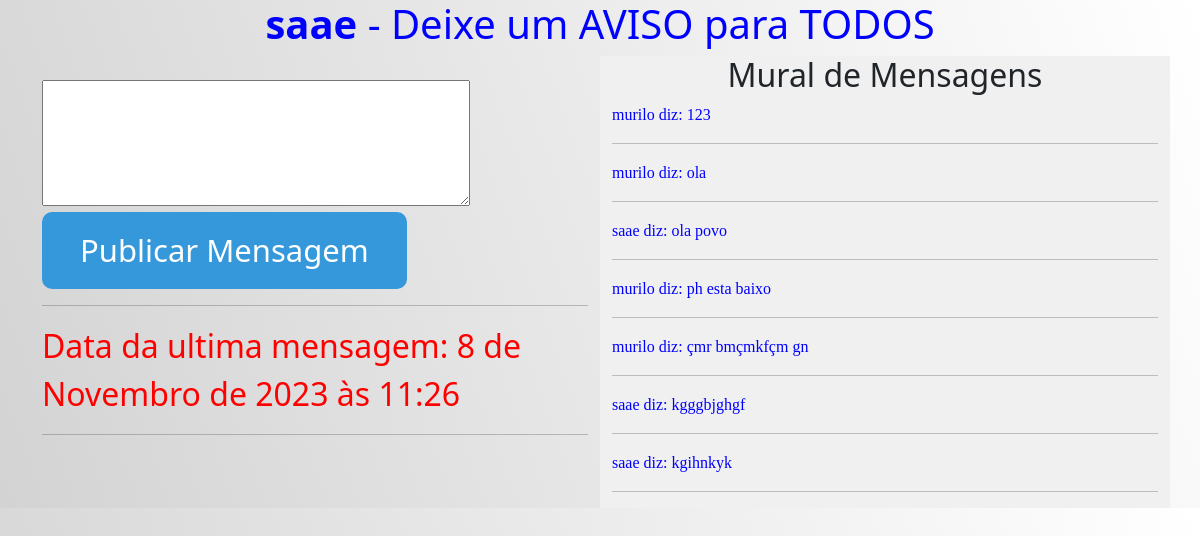
/plataforma/mensagem/ (signed in), run on an earlier commit of the app's database.
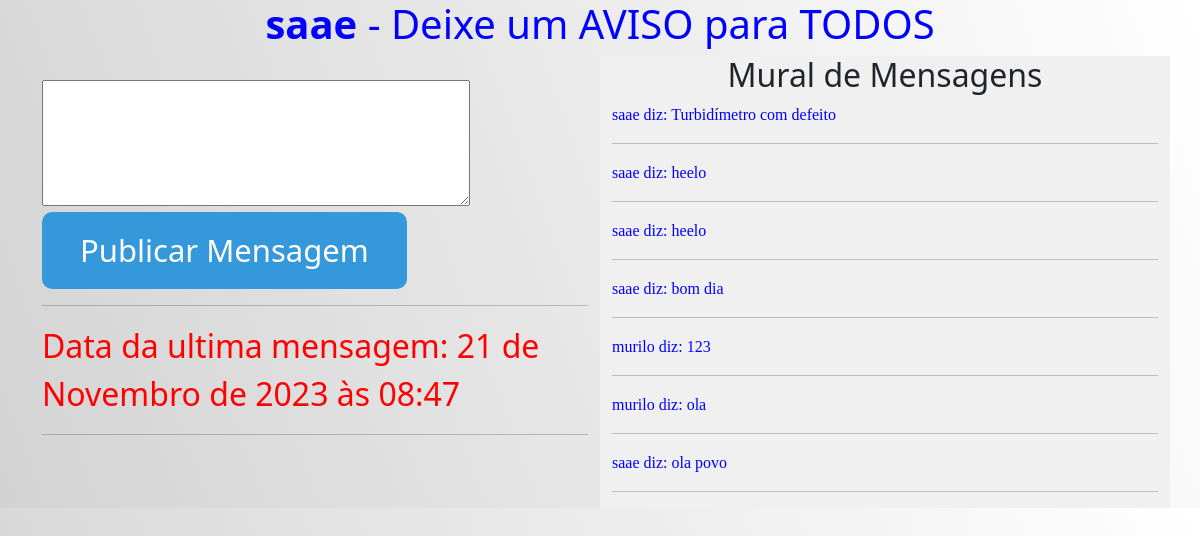
And on a later commit of the database.
### plataforma/models.py (models this page shows)
class Mensagem(models.Model):
    operador = models.CharField(max_length=30)
    mensagem = models.TextField()
    data = models.DateTimeField(default=timezone.now)
    def __str__(self):
        return f"{self.operador} diz: {self.mensagem}"

### plataforma/views.py (the view, shortened to what this page needs)
# urls.py: path('plataforma/mensagem/', views.mensagem, name='mensagem'),
@login_required(login_url='operadores')
def mensagem(request):
    if request.method == 'GET':
        nome = request.user
        nome2 = request.user
        if hasattr(nome2, 'laboratorio'):
            esta_autorizado = nome2.laboratorio.autorizado
            print(esta_autorizado)
        else:
            esta_autorizado = False
            print(esta_autorizado)
        buscar_msg = Mensagem.objects.all().order_by('-id')[:7]
        data = Mensagem.objects.last().data
        return render(request, 'mensagem.html', {'nome': nome,
                                                 'buscar_msg': buscar_msg,
                                                 'data': data,
                                                 'esta_autorizado': esta_autorizado,
                                                 })

### plataforma/templates/mensagem.html (shortened to what this page needs)
{% extends 'base.html' %}
{% load static %}
{% block head %}
    <link rel="stylesheet" href="{% static 'plataforma/css/plataforma.css' %}">
    <link rel="stylesheet" href="{% static 'plataforma/css/msg.css' %}">
{% endblock %}
{% block bv %}
    <div class="bem-vindo">
        <h1><b>{{ nome }}</b> - Deixe um AVISO para TODOS</h1>
    </div>
{% endblock %}
{% block body %}
<div class="container">
        <div class="row">
            <div class="col-md-6">
               <br>
                <form action="{% url 'mensagem' %}" method="post">{% csrf_token %}
                    <textarea name="msg" rows="5" cols="44"></textarea><br>
                    <input type="submit" value=" Publicar Mensagem ">
                </form>
                      <hr><font color="red" size="6">Data da ultima mensagem: {{data}}</font><hr>
            </div>
            <div class="col-md-6 custom-bg-gray">
                <h2><center>Mural de Mensagens</center></h2>
                {% for buscar_msg in buscar_msg %}
                <p><font color="blue" size="3" face="verdana">{{ buscar_msg }}</font><hr></p>
                {% endfor %}
            </div>
        </div>
    </div>
{% endblock %}

What changed in the data, as far as the page shows it:
no longer on this page (row unchanged): Mensagem: operador+mensagem "murilo diz: ph esta baixo"
no longer on this page (row unchanged): Mensagem: operador+mensagem "murilo diz: çmr bmçmkfçm gn"
no longer on this page (row unchanged): Mensagem: operador+mensagem "saae diz: kgggbjghgf"
no longer on this page (row unchanged): Mensagem: operador+mensagem "saae diz: kgihnkyk"
added Mensagem: data "21 de Novembro de 2023 às 08:47", operador+mensagem "saae diz: Turbidímetro com defeito"
added Mensagem: operador+mensagem "saae diz: heelo"
added Mensagem: operador+mensagem "saae diz: heelo"
added Mensagem: operador+mensagem "saae diz: bom dia"
Also different on the page:
{{ data }}: "8 de Novembro de 2023 às 11:26" → "21 de Novembro de 2023 às 08:47"
